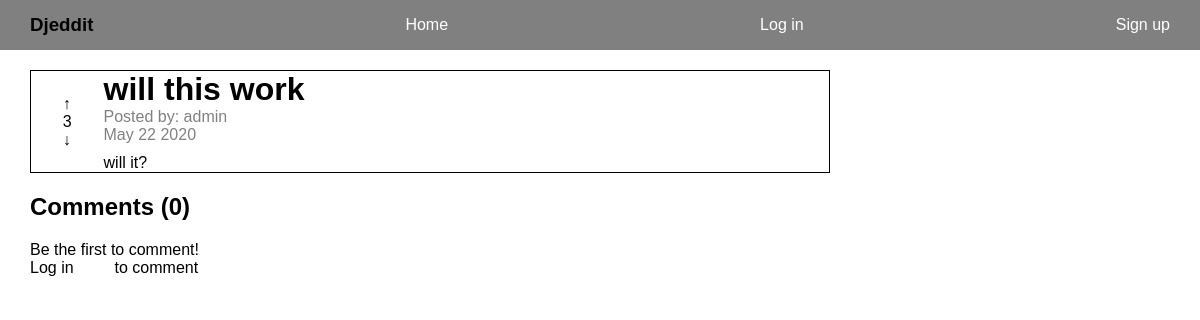
Before: /reddit/post/7 with the older database file.
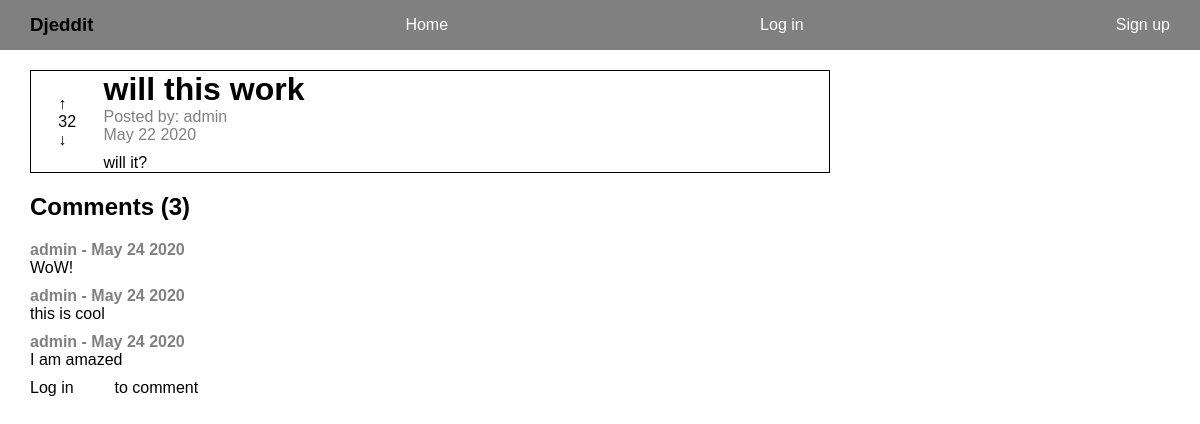
After: the same page with the newer database file.
### reddit_app/models.py (models this page shows, shortened)
class Post(models.Model):
    title = models.CharField(max_length=200)
    author = models.ForeignKey(User, on_delete=models.CASCADE)
    text = models.TextField()
    votes = models.IntegerField(default=0)
    created_at = models.DateTimeField(auto_now_add=True)
    def date_posted(self):
        return self.created_at.strftime('%B %d %Y')

class Comment(models.Model):
    text = models.TextField()
    post = models.ForeignKey(Post, on_delete=models.CASCADE)
    author = models.ForeignKey(User, on_delete=models.CASCADE)
    created_at = models.DateTimeField(auto_now_add=True)
    def date_commented(self):
        return self.created_at.strftime('%B %d %Y')

### reddit_app/views.py (the view)
# urls.py: path("post/<int:post_id>", views.single_post, name="single_post"),
def single_post(request, post_id):
    post = get_object_or_404(Post, id=post_id)
    comment = Comment()
    comments = Comment.objects.filter(post=post)
    context = {"post": post, "comments": comments}
    return render(request, "reddit_app/single_post.html", context)

### templates/reddit_app/single_post.html (shortened to what this page needs)
{% extends 'base.html' %} {% block title %} {{post.title}} {% endblock title %}
{% block content %}
<div class="post-container single-post post-{{post.id}}">
    <div>
        <p class="upvote post-vote" data-votes="{{post.votes}}" data-postid="{{ post.id }}" data-userid="{{ user.id }}">&uarr;</p>
        <p class="votes">{{post.votes}}</p>
        <p class="downvote post-vote" data-votes="{{post.votes}}" data-postid="{{ post.id }}" data-userid="{{ user.id }}">&darr;</p>
    </div>
    <div>
        <h1>{{post.title}}</h1>
        <div class="post-info">
            <span>Posted by: {{post.author}}</span>
            <p>{{post.date_posted}}</p>
        </div>
        <p>{{post.text}}</p>
    </div>
</div>
<div id="comments">
    <h2>Comments ({{comments.count}})</h2>
    {% if comments.count %}
        {% for comment in comments %}
            <div class="comment">
                <span>{{comment.author}} - {{comment.date_commented}}</span>
                <p>{{comment.text}}</p>
            </div>
        {% endfor %}
    {% else %}
        <p>Be the first to comment!</p>
    {% endif %}
</div>
{% if request.user.is_authenticated %}
    <div id="comment-form">
        <form method="POST" action="{% url "reddit_app:comment" post.id %}">
            {% csrf_token %}
            <textarea name="text" placeholder="write your comment"></textarea>
            <button>Comment</button>
        </form>
    </div>
{% else %}
    <p>Log in <a href="{% url "user_app:login" %}">here</a> to comment</p>
{% endif %}
{% load static %}
{% endblock content %}

### templates/base.html (shortened to what this page needs)
<!DOCTYPE html>
<html lang="en">
    <head>
         {% load static %} <link rel="stylesheet" href="{% static "global/css/styles.css" %}" />
    </head>
    <body>
        <header>
            <nav>
                <ul>
                    <li>
                        <h3>Djeddit</h3>
                    </li>
                    <li>
                        <a href="{% url 'reddit_app:index' %}">Home</a>
                    </li>
                    {% if request.user.is_authenticated %}
                        <li>
                            <a href="{% url 'reddit_app:profile' %}">Profile</a>
                        </li>
                        <li>
                            <a href="{% url 'user_app:settings' %}">Settings</a>
                        </li>
                        <li>
                            <a href="{% url 'user_app:logout' %}">Log out</a>
                        </li>
                    {% else %}
                    <li>
                        <a href="{% url 'user_app:login' %}">Log in</a>
                    </li>
                    <li>
                        <a href="{% url 'user_app:signup' %}">Sign up</a>
                    </li>
                    {% endif %}
                </ul>
            </nav>
        </header>
        <main>
            {% block content %}{% endblock content %}
        </main>
    </body>
</html>

### static/css/styles.css (style rules this page uses)
* { padding: 0px; margin: 0px; font-family: sans-serif; box-sizing: border-box; }
main { padding-left: 30px; padding-top: 20px; }
nav { background: gray; }
nav li { list-style-type: none; }
nav ul { display: flex; justify-content: space-between; align-items: center; height: 50px; padding: 0px 30px; }
a { text-decoration: none; color: white; }
h2 { padding: 20px 0px; }
.post-container { display: grid; grid-template-columns: .1fr 1fr; width: 800px; }
.post-container div:nth-child(1) { justify-self: center; align-self: center; }
.post-info { margin-bottom: 10px; }
.post-info { color: gray; }
.single-post { border: 1px solid black; }
#comments span { font-weight: bold; color: gray; }
.comment { padding-bottom: 10px; }

Changed rows visible on the page:
changed Post "will this work": votes "3" → "32"
added Comment: author "admin", date_commented "May 24 2020", text "WoW!"
added Comment: author "admin", date_commented "May 24 2020", text "this is cool"
added Comment: author "admin", date_commented "May 24 2020", text "I am amazed"
Other visible differences:
{{ comments.count }}: "0" → "3"
text no longer shown: "Be the first to comment!"
